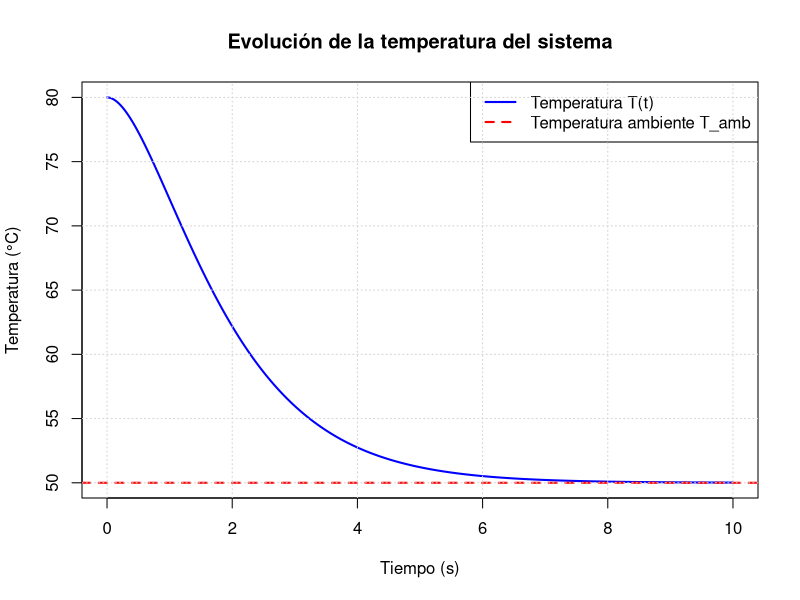

Reproduce this figure in R.
#Codigo en R que simula graficamente el comportamiento de la temperatura de un
#sistema(PC) con respecto al tiempo, dependiendo de los valores simulado de
#k1 y k2 

# Cargar las librerias necesaria
install.packages("deSolve")
library(deSolve)
  
# Definir parámetros del problema
k1 <- 2.0   # Constante de disipación(valor de prueba)
k2 <- 1.0   # Constante de acoplamiento(valor de prueba)
T_amb <- 50 # Temperatura ambiente
T0 <- 80    # Temperatura inicial
T0_prime <- 0 # Derivada inicial (cambio de temperatura)

# Función que define el sistema de ecuaciones diferenciales
modelo_temperatura <- function(t, y, params) {
  T <- y[1]         # Temperatura
  T_prime <- y[2]   # Derivada de la temperatura
  dTdt <- T_prime
  dT2dt2 <- -k1 * T_prime - k2 * (T - T_amb)
  list(c(dTdt, dT2dt2))
}
  
# Condiciones iniciales
y_inicial <- c(T = T0, T_prime = T0_prime)
  
# Tiempo de simulación
tiempo <- seq(0, 10, by = 0.01) # Desde t=0 hasta t=10 con pasos de 0.01(10s)
  
# Resuelve el sistema de ecuaciones diferenciales
sol <- ode(y = y_inicial, times = tiempo, func = modelo_temperatura, parms = NULL)

# Grafica la solución
sol <- as.data.frame(sol) # Convertir la solución a un dataframe para graficar

# Crea el gráfico
plot(sol$time, sol$T, type = "l", col = "blue", lwd = 2, xlab = "Tiempo (s)", ylab = "Temperatura (°C)",
     main = "Evolución de la temperatura del sistema")
abline(h = T_amb, col = "red", lty = 2, lwd = 2) # Línea para T_amb
legend("topright", legend = c("Temperatura T(t)", "Temperatura ambiente T_amb"),
       col = c("blue", "red"), lty = c(1, 2), lwd = c(2, 2))
grid()
